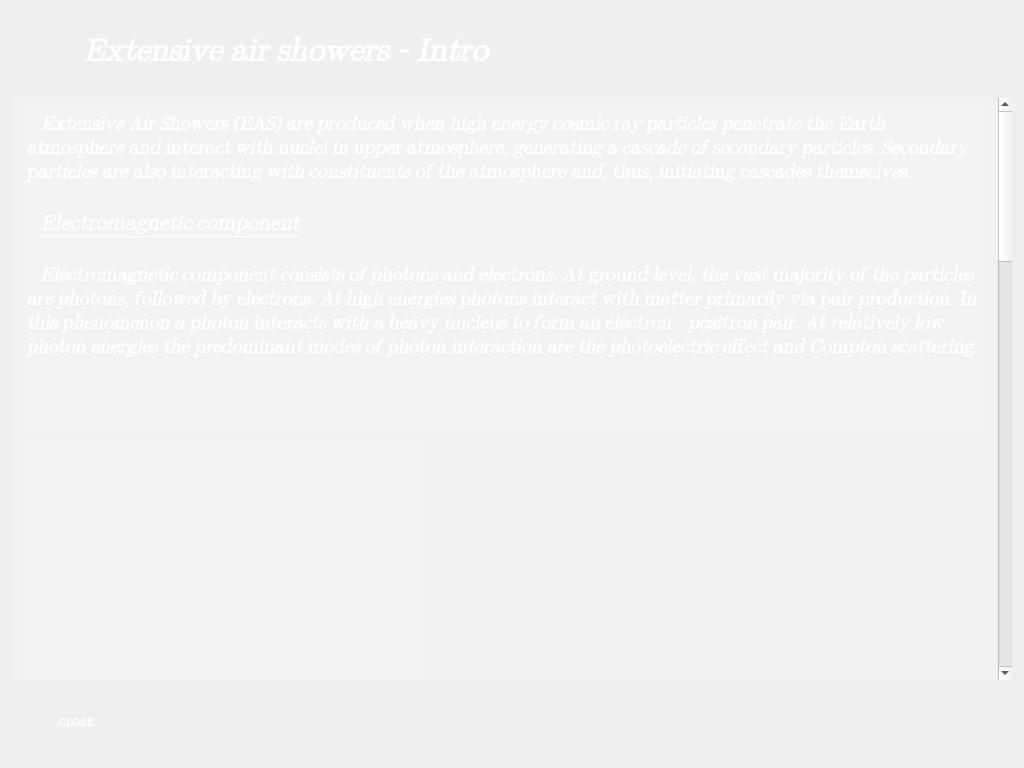
<?xml version="1.0" encoding="UTF-8"?>
<ui version="4.0">
 <class>Dialog8</class>
 <widget class="QDialog" name="Dialog8">
  <property name="geometry">
   <rect>
    <x>0</x>
    <y>0</y>
    <width>1024</width>
    <height>768</height>
   </rect>
  </property>
  <property name="minimumSize">
   <size>
    <width>1024</width>
    <height>768</height>
   </size>
  </property>
  <property name="maximumSize">
   <size>
    <width>1024</width>
    <height>768</height>
   </size>
  </property>
  <property name="windowTitle">
   <string>Dialog</string>
  </property>
  <property name="styleSheet">
   <string notr="true">#Dialog8 {
background-color: url transparent;
border-image: url(:bk16.jpg);
background: none;
border:  none;
background-repeat: none;
}</string>
  </property>
  <layout class="QVBoxLayout" name="verticalLayout">
   <item>
    <widget class="QLabel" name="label">
     <property name="minimumSize">
      <size>
       <width>400</width>
       <height>80</height>
      </size>
     </property>
     <property name="maximumSize">
      <size>
       <width>500</width>
       <height>80</height>
      </size>
     </property>
     <property name="palette">
      <palette>
       <active>
        <colorrole role="WindowText">
         <brush brushstyle="SolidPattern">
          <color alpha="255">
           <red>255</red>
           <green>255</green>
           <blue>255</blue>
          </color>
         </brush>
        </colorrole>
        <colorrole role="Text">
         <brush brushstyle="SolidPattern">
          <color alpha="255">
           <red>255</red>
           <green>255</green>
           <blue>255</blue>
          </color>
         </brush>
        </colorrole>
       </active>
       <inactive>
        <colorrole role="WindowText">
         <brush brushstyle="SolidPattern">
          <color alpha="255">
           <red>255</red>
           <green>255</green>
           <blue>255</blue>
          </color>
         </brush>
        </colorrole>
        <colorrole role="Text">
         <brush brushstyle="SolidPattern">
          <color alpha="255">
           <red>255</red>
           <green>255</green>
           <blue>255</blue>
          </color>
         </brush>
        </colorrole>
       </inactive>
       <disabled>
        <colorrole role="WindowText">
         <brush brushstyle="SolidPattern">
          <color alpha="255">
           <red>190</red>
           <green>190</green>
           <blue>190</blue>
          </color>
         </brush>
        </colorrole>
        <colorrole role="Text">
         <brush brushstyle="SolidPattern">
          <color alpha="255">
           <red>190</red>
           <green>190</green>
           <blue>190</blue>
          </color>
         </brush>
        </colorrole>
       </disabled>
      </palette>
     </property>
     <property name="font">
      <font>
       <family>Symbola</family>
       <pointsize>24</pointsize>
       <weight>75</weight>
       <italic>true</italic>
       <bold>true</bold>
      </font>
     </property>
     <property name="text">
      <string>         Extensive air showers - Intro</string>
     </property>
    </widget>
   </item>
   <item>
    <widget class="QScrollArea" name="scrollArea">
     <property name="maximumSize">
      <size>
       <width>16777215</width>
       <height>600</height>
      </size>
     </property>
     <property name="styleSheet">
      <string notr="true">background-color:rgba(255, 255, 255, 10)</string>
     </property>
     <property name="widgetResizable">
      <bool>true</bool>
     </property>
     <widget class="QWidget" name="scrollAreaWidgetContents">
      <property name="geometry">
       <rect>
        <x>0</x>
        <y>-1542</y>
        <width>990</width>
        <height>2151</height>
       </rect>
      </property>
      <layout class="QVBoxLayout" name="verticalLayout_2">
       <item>
        <widget class="QTextBrowser" name="textBrowser">
         <property name="minimumSize">
          <size>
           <width>965</width>
           <height>325</height>
          </size>
         </property>
         <property name="maximumSize">
          <size>
           <width>965</width>
           <height>325</height>
          </size>
         </property>
         <property name="font">
          <font>
           <family>Symbola</family>
           <weight>75</weight>
           <italic>true</italic>
           <bold>true</bold>
          </font>
         </property>
         <property name="html">
          <string>&lt;!DOCTYPE HTML PUBLIC &quot;-//W3C//DTD HTML 4.0//EN&quot; &quot;http://www.w3.org/TR/REC-html40/strict.dtd&quot;&gt;
&lt;html&gt;&lt;head&gt;&lt;meta name=&quot;qrichtext&quot; content=&quot;1&quot; /&gt;&lt;style type=&quot;text/css&quot;&gt;
p, li { white-space: pre-wrap; }
&lt;/style&gt;&lt;/head&gt;&lt;body style=&quot; font-family:'Symbola'; font-size:11pt; font-weight:600; font-style:italic;&quot;&gt;
&lt;p style=&quot; margin-top:0px; margin-bottom:0px; margin-left:0px; margin-right:0px; -qt-block-indent:0; text-indent:0px;&quot;&gt;    &lt;span style=&quot; font-size:14pt; color:#ffffff;&quot;&gt;Extensive Air Showers (EAS) are produced when high energy cosmic ray particles penetrate the Earth atmosphere and interact with nuclei in upper atmosphere, generating a cascade of secondary particles. Secondary particles are also interacting with constituents of the atmosphere and, thus, initiating cascades themselves.&lt;/span&gt;&lt;/p&gt;
&lt;p style=&quot;-qt-paragraph-type:empty; margin-top:0px; margin-bottom:0px; margin-left:0px; margin-right:0px; -qt-block-indent:0; text-indent:0px; font-size:14pt; color:#ffffff;&quot;&gt;&lt;br /&gt;&lt;/p&gt;
&lt;p style=&quot; margin-top:0px; margin-bottom:0px; margin-left:0px; margin-right:0px; -qt-block-indent:0; text-indent:0px;&quot;&gt;&lt;span style=&quot; font-size:14pt; color:#ffffff;&quot;&gt;   &lt;/span&gt;&lt;span style=&quot; font-size:16pt; text-decoration: underline; color:#ffffff;&quot;&gt;Electromagnetic component&lt;/span&gt;&lt;/p&gt;
&lt;p style=&quot;-qt-paragraph-type:empty; margin-top:0px; margin-bottom:0px; margin-left:0px; margin-right:0px; -qt-block-indent:0; text-indent:0px; font-size:14pt; color:#ffffff;&quot;&gt;&lt;br /&gt;&lt;/p&gt;
&lt;p style=&quot; margin-top:0px; margin-bottom:0px; margin-left:0px; margin-right:0px; -qt-block-indent:0; text-indent:0px;&quot;&gt;&lt;span style=&quot; font-size:14pt; color:#ffffff;&quot;&gt;   Electromagnetic component consists of photons and electrons. At ground level, the vast majority of the particles are photons, followed by electrons. At high energies photons interact with matter primarily via pair production. In this phenomenon a photon interacts with a heavy nucleus to form an electron - positron pair. At relatively low photon energies the predominant modes of photon interaction are the photoelectric effect and Compton scattering.&lt;/span&gt;&lt;/p&gt;&lt;/body&gt;&lt;/html&gt;</string>
         </property>
        </widget>
       </item>
       <item>
        <widget class="QGraphicsView" name="graphicsView">
         <property name="minimumSize">
          <size>
           <width>405</width>
           <height>305</height>
          </size>
         </property>
         <property name="maximumSize">
          <size>
           <width>405</width>
           <height>305</height>
          </size>
         </property>
        </widget>
       </item>
       <item>
        <widget class="QLabel" name="label_2">
         <property name="minimumSize">
          <size>
           <width>965</width>
           <height>80</height>
          </size>
         </property>
         <property name="maximumSize">
          <size>
           <width>965</width>
           <height>80</height>
          </size>
         </property>
         <property name="palette">
          <palette>
           <active>
            <colorrole role="WindowText">
             <brush brushstyle="SolidPattern">
              <color alpha="255">
               <red>255</red>
               <green>255</green>
               <blue>255</blue>
              </color>
             </brush>
            </colorrole>
            <colorrole role="Button">
             <brush brushstyle="SolidPattern">
              <color alpha="10">
               <red>255</red>
               <green>255</green>
               <blue>255</blue>
              </color>
             </brush>
            </colorrole>
            <colorrole role="Base">
             <brush brushstyle="SolidPattern">
              <color alpha="10">
               <red>255</red>
               <green>255</green>
               <blue>255</blue>
              </color>
             </brush>
            </colorrole>
            <colorrole role="Window">
             <brush brushstyle="SolidPattern">
              <color alpha="10">
               <red>255</red>
               <green>255</green>
               <blue>255</blue>
              </color>
             </brush>
            </colorrole>
           </active>
           <inactive>
            <colorrole role="WindowText">
             <brush brushstyle="SolidPattern">
              <color alpha="255">
               <red>255</red>
               <green>255</green>
               <blue>255</blue>
              </color>
             </brush>
            </colorrole>
            <colorrole role="Button">
             <brush brushstyle="SolidPattern">
              <color alpha="10">
               <red>255</red>
               <green>255</green>
               <blue>255</blue>
              </color>
             </brush>
            </colorrole>
            <colorrole role="Base">
             <brush brushstyle="SolidPattern">
              <color alpha="10">
               <red>255</red>
               <green>255</green>
               <blue>255</blue>
              </color>
             </brush>
            </colorrole>
            <colorrole role="Window">
             <brush brushstyle="SolidPattern">
              <color alpha="10">
               <red>255</red>
               <green>255</green>
               <blue>255</blue>
              </color>
             </brush>
            </colorrole>
           </inactive>
           <disabled>
            <colorrole role="WindowText">
             <brush brushstyle="SolidPattern">
              <color alpha="255">
               <red>190</red>
               <green>190</green>
               <blue>190</blue>
              </color>
             </brush>
            </colorrole>
            <colorrole role="Button">
             <brush brushstyle="SolidPattern">
              <color alpha="10">
               <red>255</red>
               <green>255</green>
               <blue>255</blue>
              </color>
             </brush>
            </colorrole>
            <colorrole role="Base">
             <brush brushstyle="SolidPattern">
              <color alpha="10">
               <red>255</red>
               <green>255</green>
               <blue>255</blue>
              </color>
             </brush>
            </colorrole>
            <colorrole role="Window">
             <brush brushstyle="SolidPattern">
              <color alpha="10">
               <red>255</red>
               <green>255</green>
               <blue>255</blue>
              </color>
             </brush>
            </colorrole>
           </disabled>
          </palette>
         </property>
         <property name="font">
          <font>
           <family>Symbola</family>
           <pointsize>14</pointsize>
           <weight>75</weight>
           <italic>true</italic>
           <bold>true</bold>
          </font>
         </property>
         <property name="text">
          <string>   At relatively low photon energies the predominant modes of photon interaction are the photoelectric effect
and Compton scattering. 
   The photoelectric effect occurs when matter emits electrons as a cause of interaction with photons.</string>
         </property>
        </widget>
       </item>
       <item>
        <widget class="QGraphicsView" name="graphicsView_2">
         <property name="minimumSize">
          <size>
           <width>405</width>
           <height>305</height>
          </size>
         </property>
         <property name="maximumSize">
          <size>
           <width>405</width>
           <height>305</height>
          </size>
         </property>
        </widget>
       </item>
       <item>
        <widget class="QLabel" name="label_3">
         <property name="minimumSize">
          <size>
           <width>965</width>
           <height>50</height>
          </size>
         </property>
         <property name="maximumSize">
          <size>
           <width>965</width>
           <height>50</height>
          </size>
         </property>
         <property name="palette">
          <palette>
           <active>
            <colorrole role="WindowText">
             <brush brushstyle="SolidPattern">
              <color alpha="255">
               <red>255</red>
               <green>255</green>
               <blue>255</blue>
              </color>
             </brush>
            </colorrole>
            <colorrole role="Button">
             <brush brushstyle="SolidPattern">
              <color alpha="10">
               <red>255</red>
               <green>255</green>
               <blue>255</blue>
              </color>
             </brush>
            </colorrole>
            <colorrole role="Base">
             <brush brushstyle="SolidPattern">
              <color alpha="10">
               <red>255</red>
               <green>255</green>
               <blue>255</blue>
              </color>
             </brush>
            </colorrole>
            <colorrole role="Window">
             <brush brushstyle="SolidPattern">
              <color alpha="10">
               <red>255</red>
               <green>255</green>
               <blue>255</blue>
              </color>
             </brush>
            </colorrole>
           </active>
           <inactive>
            <colorrole role="WindowText">
             <brush brushstyle="SolidPattern">
              <color alpha="255">
               <red>255</red>
               <green>255</green>
               <blue>255</blue>
              </color>
             </brush>
            </colorrole>
            <colorrole role="Button">
             <brush brushstyle="SolidPattern">
              <color alpha="10">
               <red>255</red>
               <green>255</green>
               <blue>255</blue>
              </color>
             </brush>
            </colorrole>
            <colorrole role="Base">
             <brush brushstyle="SolidPattern">
              <color alpha="10">
               <red>255</red>
               <green>255</green>
               <blue>255</blue>
              </color>
             </brush>
            </colorrole>
            <colorrole role="Window">
             <brush brushstyle="SolidPattern">
              <color alpha="10">
               <red>255</red>
               <green>255</green>
               <blue>255</blue>
              </color>
             </brush>
            </colorrole>
           </inactive>
           <disabled>
            <colorrole role="WindowText">
             <brush brushstyle="SolidPattern">
              <color alpha="255">
               <red>190</red>
               <green>190</green>
               <blue>190</blue>
              </color>
             </brush>
            </colorrole>
            <colorrole role="Button">
             <brush brushstyle="SolidPattern">
              <color alpha="10">
               <red>255</red>
               <green>255</green>
               <blue>255</blue>
              </color>
             </brush>
            </colorrole>
            <colorrole role="Base">
             <brush brushstyle="SolidPattern">
              <color alpha="10">
               <red>255</red>
               <green>255</green>
               <blue>255</blue>
              </color>
             </brush>
            </colorrole>
            <colorrole role="Window">
             <brush brushstyle="SolidPattern">
              <color alpha="10">
               <red>255</red>
               <green>255</green>
               <blue>255</blue>
              </color>
             </brush>
            </colorrole>
           </disabled>
          </palette>
         </property>
         <property name="font">
          <font>
           <family>Symbola</family>
           <pointsize>14</pointsize>
           <weight>75</weight>
           <italic>true</italic>
           <bold>true</bold>
          </font>
         </property>
         <property name="text">
          <string>  Compton scattering occurs when the incident photon is deviated from its original path through an interaction 
with an electron.</string>
         </property>
        </widget>
       </item>
       <item>
        <widget class="QGraphicsView" name="graphicsView_4">
         <property name="minimumSize">
          <size>
           <width>405</width>
           <height>305</height>
          </size>
         </property>
         <property name="maximumSize">
          <size>
           <width>405</width>
           <height>305</height>
          </size>
         </property>
        </widget>
       </item>
       <item>
        <widget class="QLabel" name="label_4">
         <property name="minimumSize">
          <size>
           <width>965</width>
           <height>40</height>
          </size>
         </property>
         <property name="maximumSize">
          <size>
           <width>965</width>
           <height>40</height>
          </size>
         </property>
         <property name="palette">
          <palette>
           <active>
            <colorrole role="WindowText">
             <brush brushstyle="SolidPattern">
              <color alpha="255">
               <red>255</red>
               <green>255</green>
               <blue>255</blue>
              </color>
             </brush>
            </colorrole>
            <colorrole role="Button">
             <brush brushstyle="SolidPattern">
              <color alpha="10">
               <red>255</red>
               <green>255</green>
               <blue>255</blue>
              </color>
             </brush>
            </colorrole>
            <colorrole role="Base">
             <brush brushstyle="SolidPattern">
              <color alpha="10">
               <red>255</red>
               <green>255</green>
               <blue>255</blue>
              </color>
             </brush>
            </colorrole>
            <colorrole role="Window">
             <brush brushstyle="SolidPattern">
              <color alpha="10">
               <red>255</red>
               <green>255</green>
               <blue>255</blue>
              </color>
             </brush>
            </colorrole>
           </active>
           <inactive>
            <colorrole role="WindowText">
             <brush brushstyle="SolidPattern">
              <color alpha="255">
               <red>255</red>
               <green>255</green>
               <blue>255</blue>
              </color>
             </brush>
            </colorrole>
            <colorrole role="Button">
             <brush brushstyle="SolidPattern">
              <color alpha="10">
               <red>255</red>
               <green>255</green>
               <blue>255</blue>
              </color>
             </brush>
            </colorrole>
            <colorrole role="Base">
             <brush brushstyle="SolidPattern">
              <color alpha="10">
               <red>255</red>
               <green>255</green>
               <blue>255</blue>
              </color>
             </brush>
            </colorrole>
            <colorrole role="Window">
             <brush brushstyle="SolidPattern">
              <color alpha="10">
               <red>255</red>
               <green>255</green>
               <blue>255</blue>
              </color>
             </brush>
            </colorrole>
           </inactive>
           <disabled>
            <colorrole role="WindowText">
             <brush brushstyle="SolidPattern">
              <color alpha="255">
               <red>190</red>
               <green>190</green>
               <blue>190</blue>
              </color>
             </brush>
            </colorrole>
            <colorrole role="Button">
             <brush brushstyle="SolidPattern">
              <color alpha="10">
               <red>255</red>
               <green>255</green>
               <blue>255</blue>
              </color>
             </brush>
            </colorrole>
            <colorrole role="Base">
             <brush brushstyle="SolidPattern">
              <color alpha="10">
               <red>255</red>
               <green>255</green>
               <blue>255</blue>
              </color>
             </brush>
            </colorrole>
            <colorrole role="Window">
             <brush brushstyle="SolidPattern">
              <color alpha="10">
               <red>255</red>
               <green>255</green>
               <blue>255</blue>
              </color>
             </brush>
            </colorrole>
           </disabled>
          </palette>
         </property>
         <property name="font">
          <font>
           <family>Symbola</family>
           <pointsize>14</pointsize>
           <weight>75</weight>
           <italic>true</italic>
           <bold>true</bold>
          </font>
         </property>
         <property name="text">
          <string>  Bremsstrahlung occurs when high-energy electrons and positrons primarily emit photons.</string>
         </property>
        </widget>
       </item>
       <item>
        <widget class="QGraphicsView" name="graphicsView_3">
         <property name="minimumSize">
          <size>
           <width>405</width>
           <height>305</height>
          </size>
         </property>
         <property name="maximumSize">
          <size>
           <width>405</width>
           <height>305</height>
          </size>
         </property>
        </widget>
       </item>
       <item>
        <widget class="QTextBrowser" name="textBrowser_2">
         <property name="minimumSize">
          <size>
           <width>965</width>
           <height>370</height>
          </size>
         </property>
         <property name="maximumSize">
          <size>
           <width>965</width>
           <height>370</height>
          </size>
         </property>
         <property name="font">
          <font>
           <family>Symbola</family>
           <pointsize>14</pointsize>
           <weight>75</weight>
           <italic>true</italic>
           <bold>true</bold>
          </font>
         </property>
         <property name="html">
          <string>&lt;!DOCTYPE HTML PUBLIC &quot;-//W3C//DTD HTML 4.0//EN&quot; &quot;http://www.w3.org/TR/REC-html40/strict.dtd&quot;&gt;
&lt;html&gt;&lt;head&gt;&lt;meta name=&quot;qrichtext&quot; content=&quot;1&quot; /&gt;&lt;style type=&quot;text/css&quot;&gt;
p, li { white-space: pre-wrap; }
&lt;/style&gt;&lt;/head&gt;&lt;body style=&quot; font-family:'Symbola'; font-size:14pt; font-weight:600; font-style:italic;&quot;&gt;
&lt;p style=&quot; margin-top:0px; margin-bottom:0px; margin-left:0px; margin-right:0px; -qt-block-indent:0; text-indent:0px;&quot;&gt;    &lt;span style=&quot; font-size:16pt; text-decoration: underline; color:#ffffff;&quot;&gt;Meson component&lt;/span&gt;&lt;/p&gt;
&lt;p style=&quot;-qt-paragraph-type:empty; margin-top:0px; margin-bottom:0px; margin-left:0px; margin-right:0px; -qt-block-indent:0; text-indent:0px; color:#ffffff;&quot;&gt;&lt;br /&gt;&lt;/p&gt;
&lt;p style=&quot; margin-top:0px; margin-bottom:0px; margin-left:0px; margin-right:0px; -qt-block-indent:0; text-indent:0px;&quot;&gt;&lt;span style=&quot; color:#ffffff;&quot;&gt;   This is the second category of reactions taking place in an extensive air shower. The most important particles consisted are muons, which are the third most abundant particle arriving at the ground. Mesons are hadronic subatomic particles composed of one quark and one antiquark, bound together by the strong interaction.&lt;/span&gt;&lt;/p&gt;
&lt;p style=&quot; margin-top:0px; margin-bottom:0px; margin-left:0px; margin-right:0px; -qt-block-indent:0; text-indent:0px;&quot;&gt;&lt;span style=&quot; color:#ffffff;&quot;&gt;There are a lot of mesons which do not have long lifetimes; they quickly decay into the lightest of them all:&lt;/span&gt;&lt;/p&gt;
&lt;p style=&quot; margin-top:0px; margin-bottom:0px; margin-left:0px; margin-right:0px; -qt-block-indent:0; text-indent:0px;&quot;&gt;&lt;span style=&quot; color:#ffffff;&quot;&gt;K&lt;/span&gt;&lt;span style=&quot; color:#ffffff; vertical-align:super;&quot;&gt;+&lt;/span&gt;&lt;span style=&quot; color:#ffffff;&quot;&gt;, K&lt;/span&gt;&lt;span style=&quot; color:#ffffff; vertical-align:super;&quot;&gt;-&lt;/span&gt;&lt;span style=&quot; color:#ffffff;&quot;&gt;, K&lt;/span&gt;&lt;span style=&quot; color:#ffffff; vertical-align:super;&quot;&gt;0 &lt;/span&gt;&lt;span style=&quot; color:#ffffff;&quot;&gt;(light) and π&lt;/span&gt;&lt;span style=&quot; color:#ffffff; vertical-align:super;&quot;&gt;+&lt;/span&gt;&lt;span style=&quot; color:#ffffff;&quot;&gt;, π&lt;/span&gt;&lt;span style=&quot; color:#ffffff; vertical-align:super;&quot;&gt;-&lt;/span&gt;&lt;span style=&quot; color:#ffffff;&quot;&gt;, π&lt;/span&gt;&lt;span style=&quot; color:#ffffff; vertical-align:super;&quot;&gt;0 &lt;/span&gt;&lt;span style=&quot; color:#ffffff;&quot;&gt;(lighter still).&lt;/span&gt;&lt;/p&gt;
&lt;p style=&quot;-qt-paragraph-type:empty; margin-top:0px; margin-bottom:0px; margin-left:0px; margin-right:0px; -qt-block-indent:0; text-indent:0px; color:#ffffff;&quot;&gt;&lt;br /&gt;&lt;/p&gt;
&lt;p style=&quot; margin-top:0px; margin-bottom:0px; margin-left:0px; margin-right:0px; -qt-block-indent:0; text-indent:0px;&quot;&gt;&lt;span style=&quot; color:#ffffff;&quot;&gt;    &lt;/span&gt;&lt;span style=&quot; font-size:16pt; text-decoration: underline; color:#ffffff;&quot;&gt;Nucleonic component&lt;/span&gt;&lt;/p&gt;
&lt;p style=&quot;-qt-paragraph-type:empty; margin-top:0px; margin-bottom:0px; margin-left:0px; margin-right:0px; -qt-block-indent:0; text-indent:0px; font-size:16pt; text-decoration: underline; color:#ffffff;&quot;&gt;&lt;br /&gt;&lt;/p&gt;
&lt;p style=&quot; margin-top:0px; margin-bottom:0px; margin-left:0px; margin-right:0px; -qt-block-indent:0; text-indent:0px;&quot;&gt;&lt;span style=&quot; color:#ffffff;&quot;&gt;- consists of protons and neutrons. These are the least abundant particles reaching the ground apart from neutrons that are electrically neutral and can easily pass through atmosphere and thus reach the ground.&lt;/span&gt;&lt;/p&gt;&lt;/body&gt;&lt;/html&gt;</string>
         </property>
        </widget>
       </item>
      </layout>
     </widget>
    </widget>
   </item>
   <item>
    <widget class="QPushButton" name="pushButton">
     <property name="minimumSize">
      <size>
       <width>131</width>
       <height>70</height>
      </size>
     </property>
     <property name="maximumSize">
      <size>
       <width>131</width>
       <height>70</height>
      </size>
     </property>
     <property name="palette">
      <palette>
       <active>
        <colorrole role="ButtonText">
         <brush brushstyle="SolidPattern">
          <color alpha="255">
           <red>255</red>
           <green>255</green>
           <blue>255</blue>
          </color>
         </brush>
        </colorrole>
       </active>
       <inactive>
        <colorrole role="ButtonText">
         <brush brushstyle="SolidPattern">
          <color alpha="255">
           <red>255</red>
           <green>255</green>
           <blue>255</blue>
          </color>
         </brush>
        </colorrole>
       </inactive>
       <disabled>
        <colorrole role="ButtonText">
         <brush brushstyle="SolidPattern">
          <color alpha="255">
           <red>190</red>
           <green>190</green>
           <blue>190</blue>
          </color>
         </brush>
        </colorrole>
       </disabled>
      </palette>
     </property>
     <property name="font">
      <font>
       <family>FreeMono</family>
       <weight>75</weight>
       <bold>true</bold>
      </font>
     </property>
     <property name="styleSheet">
      <string notr="true">#pushButton {
background-color: url transparent;
border-image: url(:un3.png);
background: none;
border:  none;
background-repeat: none;
}
#pushButton:hover
{
border-image: url(:un1.png);
}
#pushButton:pressed
{
border-image: url(:un2.png);
}</string>
     </property>
     <property name="text">
      <string>CLOSE</string>
     </property>
    </widget>
   </item>
  </layout>
 </widget>
 <resources/>
 <connections>
  <connection>
   <sender>pushButton</sender>
   <signal>clicked()</signal>
   <receiver>Dialog8</receiver>
   <slot>close()</slot>
   <hints>
    <hint type="sourcelabel">
     <x>126</x>
     <y>758</y>
    </hint>
    <hint type="destinationlabel">
     <x>196</x>
     <y>158</y>
    </hint>
   </hints>
  </connection>
 </connections>
</ui>
